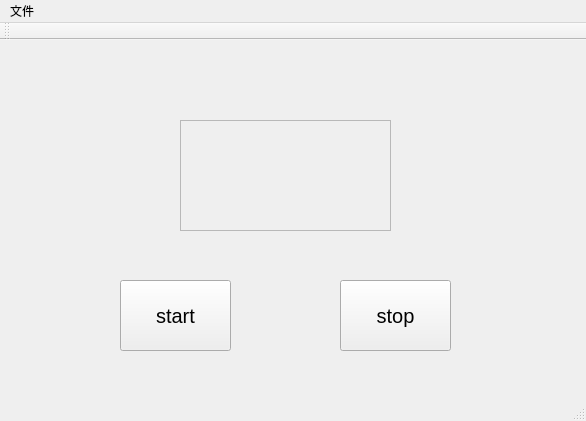
<?xml version="1.0" encoding="UTF-8"?>
<ui version="4.0">
 <class>MainWindow</class>
 <widget class="QMainWindow" name="MainWindow">
  <property name="geometry">
   <rect>
    <x>0</x>
    <y>0</y>
    <width>586</width>
    <height>421</height>
   </rect>
  </property>
  <property name="windowTitle">
   <string>MainWindow</string>
  </property>
  <widget class="QWidget" name="centralWidget">
   <widget class="QLabel" name="label">
    <property name="geometry">
     <rect>
      <x>180</x>
      <y>80</y>
      <width>211</width>
      <height>111</height>
     </rect>
    </property>
    <property name="font">
     <font>
      <pointsize>28</pointsize>
     </font>
    </property>
    <property name="frameShape">
     <enum>QFrame::StyledPanel</enum>
    </property>
    <property name="text">
     <string/>
    </property>
   </widget>
   <widget class="QPushButton" name="btn_start">
    <property name="geometry">
     <rect>
      <x>120</x>
      <y>240</y>
      <width>111</width>
      <height>71</height>
     </rect>
    </property>
    <property name="font">
     <font>
      <pointsize>15</pointsize>
     </font>
    </property>
    <property name="text">
     <string>start</string>
    </property>
   </widget>
   <widget class="QPushButton" name="btn_stop">
    <property name="geometry">
     <rect>
      <x>340</x>
      <y>240</y>
      <width>111</width>
      <height>71</height>
     </rect>
    </property>
    <property name="font">
     <font>
      <pointsize>15</pointsize>
     </font>
    </property>
    <property name="text">
     <string>stop</string>
    </property>
   </widget>
  </widget>
  <widget class="QMenuBar" name="menuBar">
   <property name="geometry">
    <rect>
     <x>0</x>
     <y>0</y>
     <width>586</width>
     <height>28</height>
    </rect>
   </property>
   <widget class="QMenu" name="menu">
    <property name="title">
     <string>文件</string>
    </property>
    <addaction name="action"/>
    <addaction name="action_2"/>
   </widget>
   <addaction name="menu"/>
  </widget>
  <widget class="QToolBar" name="mainToolBar">
   <attribute name="toolBarArea">
    <enum>TopToolBarArea</enum>
   </attribute>
   <attribute name="toolBarBreak">
    <bool>false</bool>
   </attribute>
  </widget>
  <widget class="QStatusBar" name="statusBar"/>
  <action name="action">
   <property name="text">
    <string>打开</string>
   </property>
  </action>
  <action name="action_2">
   <property name="text">
    <string>退出</string>
   </property>
  </action>
 </widget>
 <layoutdefault spacing="6" margin="11"/>
 <resources/>
 <connections/>
</ui>
